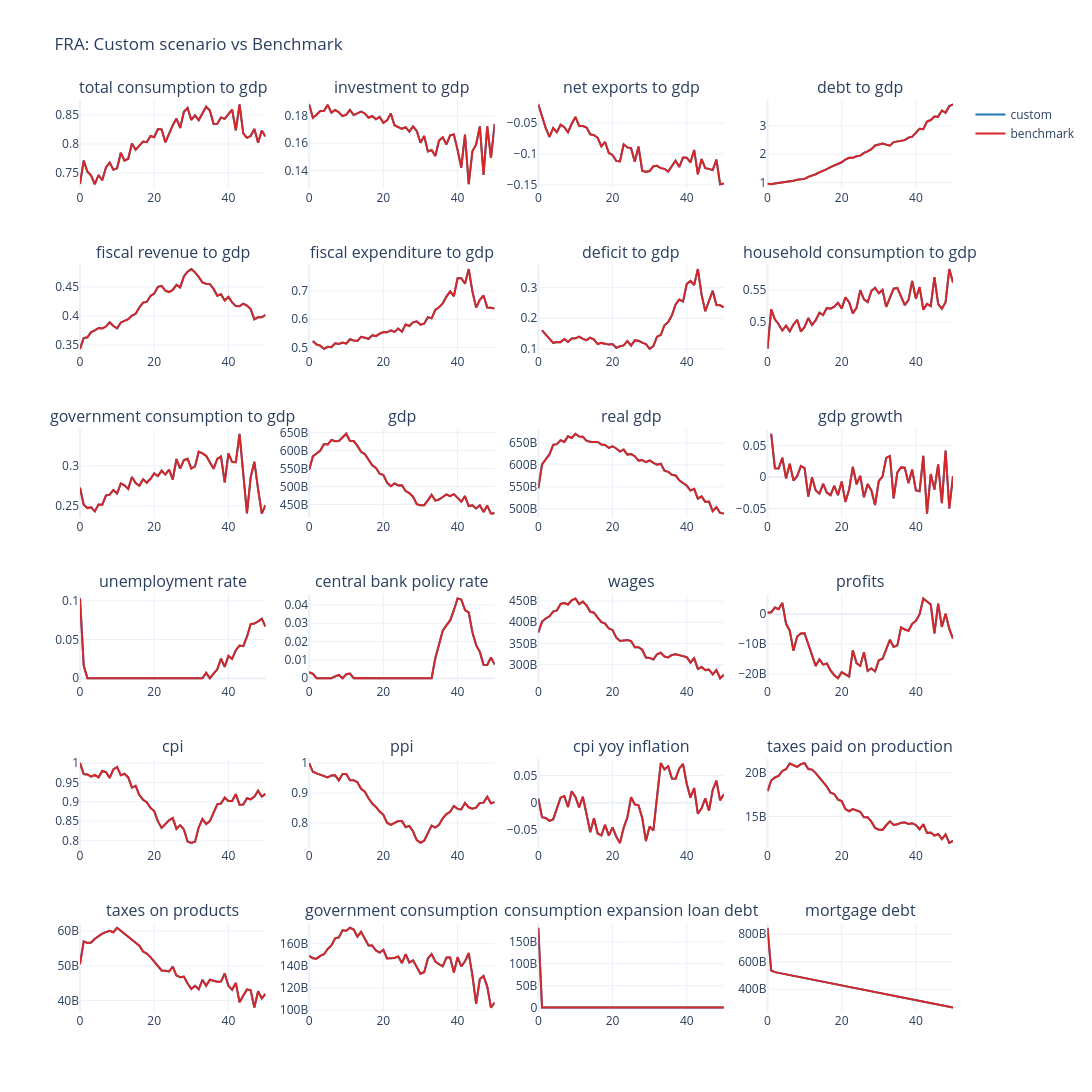

Notebook source saved alongside this figure:
### Markdown cell above
### Benchmark comparison

### Code cell
run_benchmark = True
force_rerun_benchmark = True

if run_benchmark:
    output_dir = cfg.output_path or Path("data/output")
    output_dir.mkdir(parents=True, exist_ok=True)

    data_pkl_path = output_dir / "data_benchmark.pkl"
    df_benchmark_path = output_dir / f"{cfg.country_iso3}_df_benchmark.pkl"
    benchmark_model_path = output_dir / f"{cfg.country_iso3}_benchmark.h5"

    benchmark_spec = {
        "country_iso3": cfg.country_iso3,
        "seed": seed,
        "t_max": cfg.t_max,
        "time_unit": 3,
        "raw_data_path": str(cfg.raw_data_path or Path("data/hfcs/raw")),
        "single_hfcs_survey": False,
        "n_industries": None,
    }

    use_cached_df = df_benchmark_path.exists() and not force_rerun_benchmark
    use_cached_data = data_pkl_path.exists() and not force_rerun_benchmark

    # Load cached benchmark dataframe if available
    if use_cached_df:
        df_benchmark = pd.read_pickle(df_benchmark_path)

        print(f"Loaded cached benchmark dataframe from: {df_benchmark_path}")
        print("Benchmark spec:")
        print(df_benchmark.attrs.get("benchmark_spec", {}))

    else:
        # Load cached benchmark data if available, otherwise build it once
        if use_cached_data:
            data = DataWrapper.init_from_pickle(str(data_pkl_path))
            print(f"Loaded cached benchmark data from: {data_pkl_path}")
        else:
            # Load data configuration
            with open(f"{cfg.config_dir}/data_config_FRA.yaml", "r") as f:
                data_config = yaml.safe_load(f)
            data_config["country_configs"] = split_country_configs(data_config["country_configs"])
            data_config = DataConfiguration(**data_config)

            # This is the "default" data config, not accounting for the changes in data_config_FRA.yaml 
            # data_config = default_data_configuration(
            #     countries=[cfg.country_iso3],
            #     seed=cfg.seed,
            # )
            # data_config.time_unit = benchmark_spec["time_unit"]

            data = DataWrapper.from_config(
                configuration=data_config,
                raw_data_path=cfg.raw_data_path or Path("data/hfcs/raw"),
                single_hfcs_survey=benchmark_spec["single_hfcs_survey"],
            )
            data.save(str(data_pkl_path))
            print(f"Created benchmark data and saved to: {data_pkl_path}")

        benchmark_spec["n_industries"] = data.n_industries

        with open(f"{cfg.config_dir}/country_config_FRA.yaml", "r") as f:
            country_config_dict = yaml.safe_load(f)
        country_cfg = CountryConfiguration(**country_config_dict[cfg.country_iso3])
        country_cfg = align_country_configuration_to_data(country_cfg, n_industries=data.n_industries)

        # country_cfg.central_government.functions.social_benefits.name = 'GrowthSocialBenefitsSetter'
        # country_cfg.central_government.functions.social_benefits.name = 'DefaultSocialBenefitsSetter'
        country_cfg.central_government.functions.social_benefits.name = 'ConstantSocialBenefitsSetter'
        country_cfg.central_bank.functions.policy_rate.name = 'SmoothTaylorRule'
        # country_cfg.firms.functions.productivity_growth.name = 'NoOpTFPGrowth'
        # country_cfg.labour_market.functions.clearing.name = 'PolednaLabourMarketClearer'
        # country_cfg.central_bank.functions.policy_rate.name = 'PolednaPolicyRate'
        country_cfg.government_entities.functions.consumption.name = 'AutoregressiveGovernmentConsumptionSetter'
        # country_cfg.government_entities.functions.consumption.name = 'ExpectedGrowthGovernmentConsumptionSetter'
        country_cfg.government_entities.functions.consumption.parameters['sectoral_weights'] = "initial_fixed"
        country_cfg.government_entities.functions.consumption.parameters['consistency'] = 0
        # country_cfg.government_entities.functions.consumption.name = 'ConstantGrowthGovernmentConsumptionSetter'

        print("Configuration summary")
        print(f"  Productivity growth: {country_cfg.firms.functions.productivity_growth.name}")
        print(f"  Labour market clearer: {country_cfg.labour_market.functions.clearing.name}")
        print(f"  Policy rate rule: {country_cfg.central_bank.functions.policy_rate.name}")
        print("  Benefit rule:")
        print(f"    Name: {country_cfg.central_government.functions.social_benefits.name}")
        print(f"    Parameters: {country_cfg.central_government.functions.social_benefits.parameters}")
        print("  Government consumption:")
        print(f"    Name: {country_cfg.government_entities.functions.consumption.name}")
        print(f"    Parameters: {country_cfg.government_entities.functions.consumption.parameters}")

        country_configurations = {cfg.country_iso3: country_cfg}

        benchmark_configuration = SimulationConfiguration(
            country_configurations=country_configurations,
            t_max=cfg.t_max,
            seed=seed,
        )

        benchmark_model = Simulation.from_datawrapper(
            datawrapper=data,
            simulation_configuration=benchmark_configuration,
        )
        benchmark_model.run()

        benchmark_model.save(
            save_dir=output_dir,
            file_name=benchmark_model_path.name,
        )

        df_benchmark = build_macro_output_df(
            benchmark_model,
            country_code=cfg.country_iso3,
        )
        df_benchmark.attrs["benchmark_spec"] = benchmark_spec
        df_benchmark.to_pickle(df_benchmark_path)

        print(f"Benchmark complete. Model saved to: {benchmark_model_path}")
        print(f"Benchmark dataframe cached at: {df_benchmark_path}")
        print("Benchmark spec:")
        print(df_benchmark.attrs.get("benchmark_spec", {}))

    # Compare custom scenario output against benchmark
    plot_output(
        df=df_base[plot_columns],
        df_compare=df_benchmark[plot_columns],
        no_rows=n_rows,
        no_cols=n_cols,
        country_code=f"{cfg.country_iso3}: Custom scenario vs Benchmark",
        line_color="#1f77b4",
        compare_line_color="#d62728",
        base_name="custom",
        compare_name="benchmark",
        base_height=300,
        base_width=400,
    )
else:
    print("Set run_benchmark = True to execute the benchmark scenario.")

    
fiscal_cols = [
    'unemployment benefits', 'other benefits', 'government consumption', 'interest payments on debt',
    'unemp_benefits_to_expenditure', 'other_benefits_to_expenditure', 'gov_consumption_to_expenditure', 'interest_payments_on_debt_to_expenditure', 
    'unemployment rate', 'cpi', 'debt to gdp', 'policy_rate', 'gdp', 'debt', 'fiscal expenditure', 'deficit', 'gdp growth',
    ]


plot_output(
    df=df_base[fiscal_cols],
    df_compare=df_benchmark[fiscal_cols],
    no_rows=5,
    no_cols=4,
    country_code=cfg.country_iso3,
    line_color="#1f77b4",
    base_height=200,
    base_width=400,
)

print(df_base[['unemployment rate', 'real gdp']].corr().round(2))
print(df_benchmark[['unemployment rate', 'real gdp']].corr().round(2))
